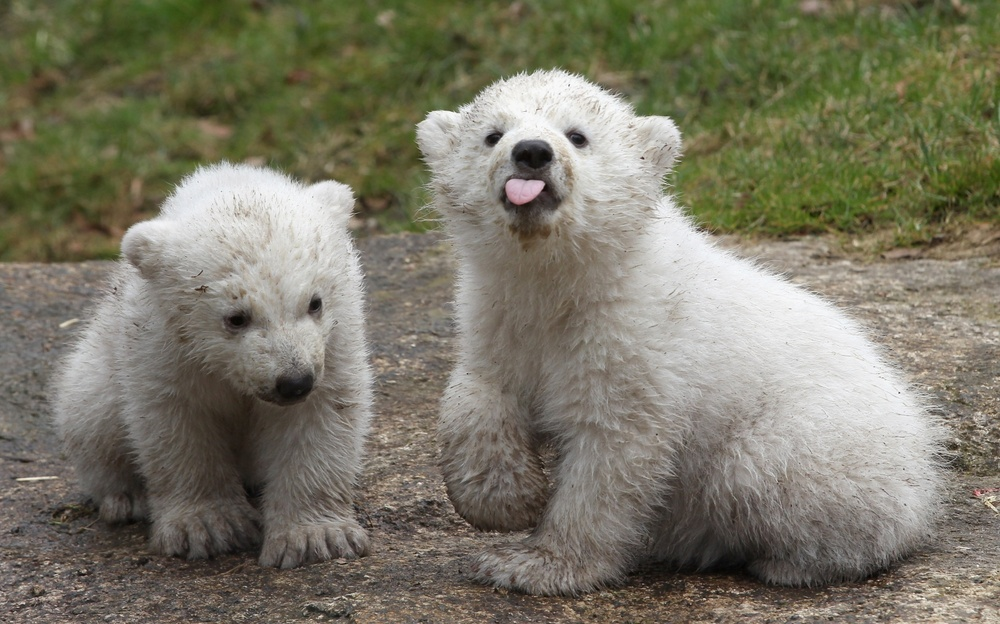
#> input picture Codes/bear.jpg, 1000 x 624 px, shrunk from 1600 x 999 before the run
$ python P1NN.py
#> lines starting #> are read from the running program, lines starting #| are printed output that depends on the picture
import matplotlib.pyplot as plt
import numpy as np
import matplotlib.image as mpimg

def hardlim(x):
    if (x<0).all():
        return 0
    else:
        return 1

def purelin(x):
    return x


# patterns
P=np.array([[1,1,2,2,3,3,4,4], [4,5,4,5,1,2,1,2]]) #matrix of patterns
Tp=np.array([0,0,0,0,1,1,1,1])
Ta=np.array([-1,-1,-1,-1,1,1,1,1])

[R,N]=P.shape
S=1 # number of neurons
epoch=100 # number of epochs

#WEIGHTS AND BIAS FOR PERCEPTRON
Wp=np.random.rand(S,R) # matrix of weights
bp=np.random.rand(S,1) # matrix of bias

#WEIGHTS AND BIAS FOR ADALINE
Wa1=Wp
ba1=bp
Wa2=Wp
ba2=bp
Wa3=Wp
ba3=bp

R=(1/N)*np.dot(P,P.T)
eigen=np.linalg.eigvals(R)

#Alpha
alpha1=1/(4*max(eigen))
alpha2=1/(8*max(eigen))
alpha3=1/(16*max(eigen))

#errors list
errorp=[]
errora1=[]
errora2=[]
errora3=[]

it=0
ue=[]
#Training
for i in range(epoch):
    for j in range(N):
        ue.append(it)
        it=it+1

        x=P[:,j]

        #Percetron Training
        ap=hardlim((np.dot(Wp,x)+bp))
        e_p=Tp[j]-ap
        errorp.append(e_p)
        Wp=Wp+e_p*x
        bp=bp+e_p

        #Adeline Training 1
        aa1=purelin((np.dot(Wa1,x)+ba1))
        e_a1=Ta[j]-aa1
        errora1.append(e_a1[0][0])
        Wa1=Wa1+alpha1*e_a1*x
        ba1=ba1+alpha1*e_a1

        #Adeline Training 2
        aa2=purelin((np.dot(Wa2,x)+ba2))
        e_a2=Ta[j]-aa2
        errora2.append(e_a2[0][0])
        Wa2=Wa2+alpha2*e_a2*x
        ba2=ba2+alpha2*e_a2

        #Adeline Training 3
        aa3=purelin((np.dot(Wa3,x)+ba3))
        e_a3=Ta[j]-aa3
        errora3.append(e_a3[0][0])
        Wa3=Wa3+alpha3*e_a3*x
        ba3=ba3+alpha3*e_a3

X = np.arange(0,5,0.2)
Y = np.arange(0,5,0.2)

print(bp)
print(ba1)
print(ba2)
#--------------------------------------------------------------PLOT PATTERNS
a=P.tolist()

fig=plt.figure(figsize=(10,10),tight_layout=True)
fig.suptitle("PRACTICE 1 PERCEPTRON VS ADALINE")
plt.subplot(2,2,1)
for i in range(len(a[0])):
    if i <=3:
        plt.plot(a[0][i],a[1][i],'go',markersize=5)
    else:
        plt.plot(a[0][i],a[1][i],'ro',markersize=5)

#--------------------------------------------------------------LIMIT LINE ALPHA1
Wpp=Wp[0].tolist()
bpp=bp[0].tolist()

limlineP=[]
for x in X:
    limlineP.append(-bpp[0]/Wpp[1]-Wpp[0]/Wpp[1]*x)
plt.plot(X,limlineP,'cv-', markersize=3,label='Perceptron')

#--------------------------------------------------------------LIMIT LINE ALPHA1
Wa1p=Wa1[0].tolist()
ba1p=ba1[0].tolist()

limlineA1=[]
for x in X:
    limlineA1.append(-ba1p[0]/Wa1p[1]-Wa1p[0]/Wa1p[1]*x)
plt.plot(X,limlineA1,'k--', markersize=3,label='Alpha 1')

#--------------------------------------------------------------LIMIT LINE ALPHA2
Wa2p=Wa2[0].tolist()
ba2p=ba2[0].tolist()

limlineA2=[]
for x in X:
    limlineA2.append(-ba2p[0]/Wa2p[1]-Wa2p[0]/Wa2p[1]*x)
plt.plot(X,limlineA2,'b-o', markersize=3,label='Alpha 2')

#--------------------------------------------------------------LIMIT LINE ALPHA3
Wa3p=Wa3[0].tolist()
ba3p=ba3[0].tolist()

limlineA3=[]
for x in X:
    limlineA3.append(-ba3p[0]/Wa3p[1]-Wa3p[0]/Wa3p[1]*x)
plt.plot(X,limlineA3,'g-s', markersize=3,label='Alpha 3')
plt.xlabel('P1')
plt.ylabel('P2')
plt.title('P1 vs P2')
plt.legend(loc="lower left")
plt.grid(True)

#--------------------------------------------------------------PLOT PERCETRON ERROR

plt.subplot(2,2,3)
plt.plot(ue,errorp,'r-o',markersize=1,label='Perceptron')
plt.xlabel('Epoch')
plt.ylabel('Error')
plt.title('PERCEPTRON Error')
plt.legend()
plt.grid(True)
#--------------------------------------------------------------PLOT ADALINE ERROR

plt.subplot(2,2,4)
plt.plot(ue,errora1,'b-o',markersize=1,label='Alpha 1')
plt.plot(ue,errora2,'g-o',markersize=1,label='Alpha 2')
plt.plot(ue,errora3,'k-o',markersize=1,label='Alpha 3')
plt.xlabel('Epoch')
plt.ylabel('Error')
plt.legend()
plt.title('PERCEPTRON Error')
plt.grid(True)

plt.show()
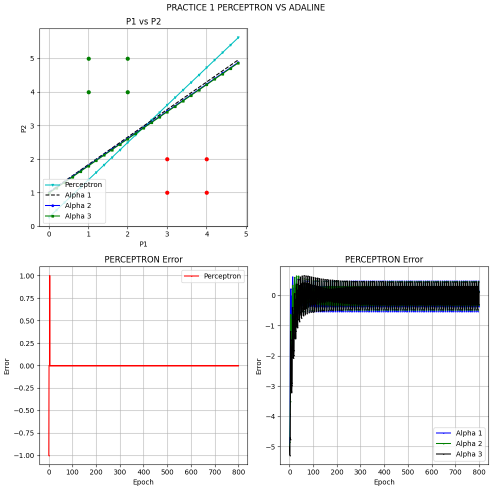
#> figure drawn by matplotlib, 3 panels; panel 2: curve peaks at x = 4, y = 1; panel 3: curve peaks at x = 13, y = 0.615; panel 3: curve peaks at x = 29, y = 0.648; panel 3: curve peaks at x = 61, y = 0.654


#--------------------------------------------------------------TESTING
bear = mpimg.imread('bear.jpg')
#> bear is the input picture: shape (624, 1000, 3); mean R, G, B 122.1, 119.1, 101.9
rabbit = mpimg.imread('rabbit.jpg')
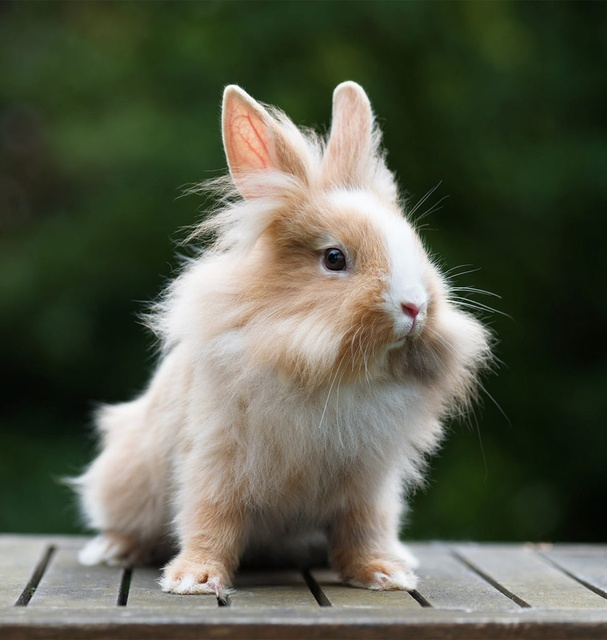
#> input picture Codes/rabbit.jpg, 607 x 640 px, shrunk from 971 x 1024 before the run
#> rabbit is the input picture: shape (640, 607, 3); mean R, G, B 89.1, 92.7, 75.7


condition="y"

while condition=="y":

    weight = int(input("Introduce the weight: "))
#> the answer given: 3
    ears = int(input("Introduce the ears: "))
#> the answer given: 3

    pattern=np.array([[weight],[ears]])
    ap=hardlim((np.dot(Wp,pattern)+bp))
    plt.figure()
    if ap==1:
        print("The perceptron says that it is a bear")
        plt.subplot(1,2,1)
        plt.imshow(bear)
        plt.title("Perceptron")
    else:
        print("The perceptron says that it is a rabbit")
        plt.subplot(1,2,1)
        plt.imshow(rabbit)
        plt.title("Perceptron")

    aa=purelin((np.dot(Wa2,pattern)+ba2))
    if aa>0:
        print("The Adaline says that it is a bear")
        plt.subplot(1,2,2)
        plt.imshow(bear)
        plt.title("Adaline")
    else:
        print("The Adaline says that it is a rabbit")
        plt.subplot(1,2,2)
        plt.imshow(rabbit)
        plt.title("Adaline")

    plt.show()
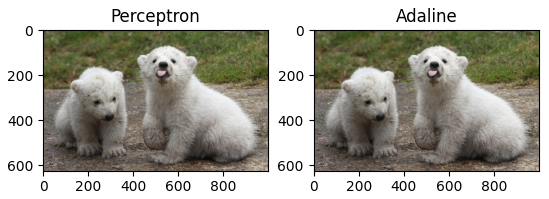
#> figure drawn by matplotlib, 2 panels
    condition=input("Do you want to continue? (y/n): ")
#> the answer given: n

print("BYE!")
